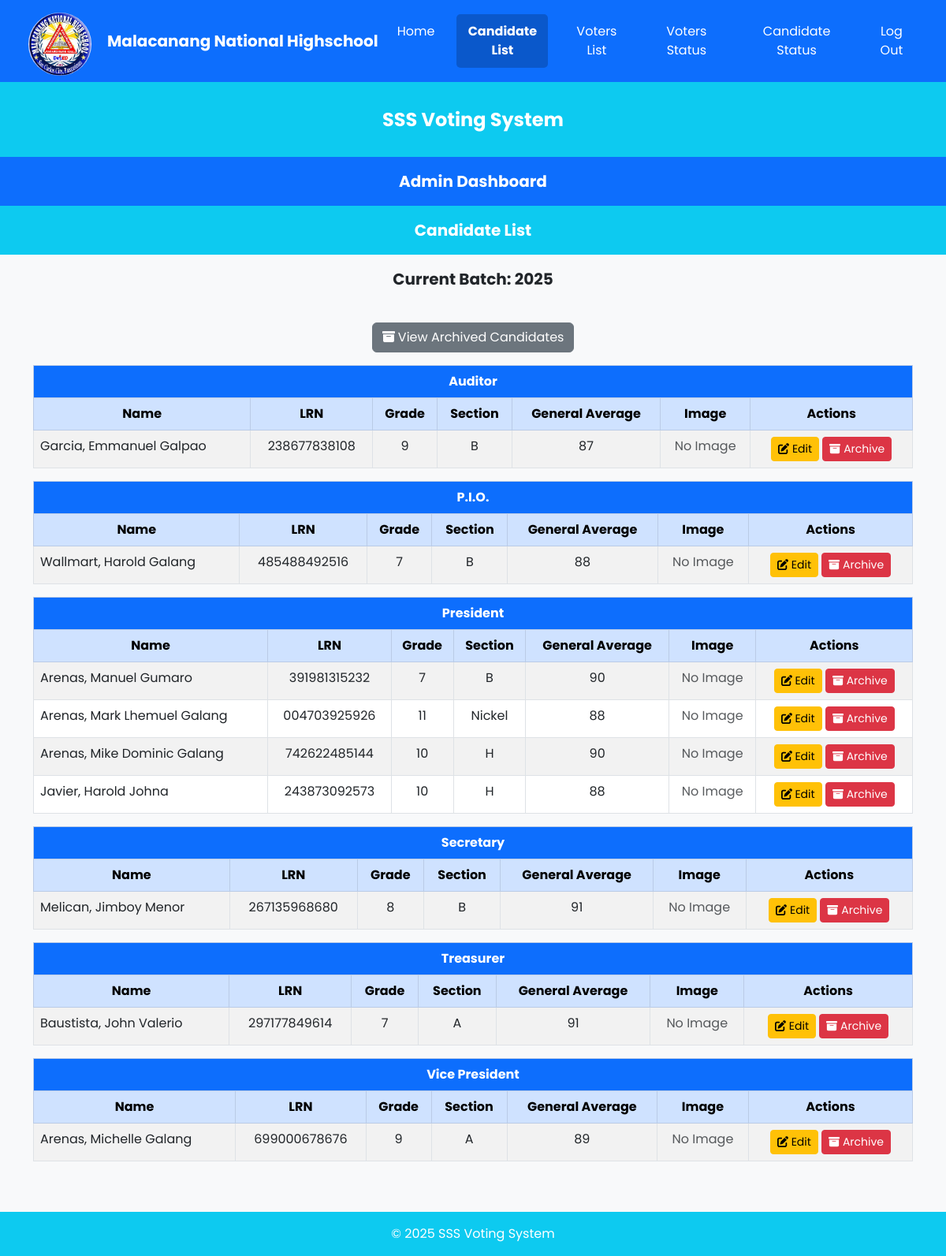
The app's page /school_VS/canprev.php with its own data.
### tables this page shows
CREATE TABLE `current_batch` (
  `current_batchID` int(11) NOT NULL DEFAULT 1,
  `batch_number` int(11) NOT NULL,
  `updated_at` timestamp NOT NULL DEFAULT current_timestamp() ON UPDATE current_timestamp(),
  PRIMARY KEY (`current_batchID`)
);

CREATE TABLE `candidates` (
  `candidateID` int(11) NOT NULL AUTO_INCREMENT,
  `last_name` varchar(255) DEFAULT NULL,
  `first_name` varchar(255) DEFAULT NULL,
  `middle_name` varchar(255) DEFAULT NULL,
  `position` varchar(50) NOT NULL,
  `grade` int(20) NOT NULL,
  `section` varchar(50) NOT NULL,
  `lrn` varchar(12) DEFAULT NULL,
  `image` varchar(255) DEFAULT NULL,
  `status` enum('active','archived') NOT NULL DEFAULT 'active',
  `general_average` float NOT NULL DEFAULT 0,
  `archived` tinyint(1) DEFAULT 0,
  `batch` int(11) DEFAULT 1,
  PRIMARY KEY (`candidateID`),
  UNIQUE KEY `lrn` (`lrn`)
);

### school_VS/canprev.php (the view, shortened to what this page needs)
<?php
$conn = new mysqli("localhost:3306", "root", "", "voting_db");
$current_batch_query = "SELECT batch_number FROM current_batch ORDER BY current_batchID DESC LIMIT 1";
$current_batch_result = $conn->query($current_batch_query);
if ($current_batch_result->num_rows > 0) {
    $current_batch_row = $current_batch_result->fetch_assoc();
    $current_batch = $current_batch_row['batch_number'];
} else {
    $current_batch = 1;
}
?>
<!DOCTYPE html>
<html lang="en">
<head>
    <link rel="stylesheet" href="style.css">
    <link href="https://cdn.jsdelivr.net/npm/bootstrap@5.3.0/dist/css/bootstrap.min.css" rel="stylesheet">
    <link href="https://cdn.jsdelivr.net/npm/bootstrap@5.3.0/dist/css/bootstrap.min.css" rel="stylesheet">
</head>
<body class="bg-light">
<div class="container-fluid px-0">
        <nav class="navbar navbar-expand-lg navbar-dark bg-primary px-3">
            <img src="temp.png" alt="School Logo" class="rounded-circle mt-2" width="80" style="margin-left: 20px; margin-right: 20px;">
            <a class="navbar-brand fw-bold text-white" href="admin_dashboard.php">Malacanang National Highschool</a>
            <div class="collapse navbar-collapse" id="navbarNav">
                    <ul class="navbar-nav ms-auto">
                        <li class="nav-item"><a class="nav-link " href="admin_dashboard.php">Home</a></li>
                        <li class="nav-item"><a class="nav-link active" href="canprev.php">Candidate List</a></li>
                        <li class="nav-item"><a class="nav-link" href="voters.php">Voters List</a></li>
                        <li class="nav-item"><a class="nav-link" href="voted.php">Voters Status</a></li>
                        <li class="nav-item"><a class="nav-link" href="winners.php">Candidate Status</a></li>
                        <li class="nav-item"><a class="nav-link" href="index.php">Log Out</a></li>
                    </ul>
                </div>
        </nav>
        <div class="text-center bg-info text-white py-4">
            <h1 class="fs-4 fw-bold" style="padding-top: 10px;">SSS Voting System</h1>
        </div>
        <div class="text-center py-3 bg-primary text-white fw-bold fs-5">Admin Dashboard</div>
        <div class="text-center py-3 bg-info text-white fw-bold fs-5">Candidate List</div>
        <div class="text-center py-3 bg-light text-dark fw-bold fs-5">
            Current Batch: <?= $current_batch; ?>
        </div>
        <div class="container my-4">
            <div class="d-flex justify-content-end mb-3">
                <button class="btn btn-secondary" data-bs-toggle="modal" data-bs-target="#archivedModal">
                    <i class="fas fa-archive"></i> View Archived Candidates
                </button>
            </div>
            <?php
                $conn = new mysqli("localhost:3306", "root", "", "voting_db");
                $sql = "SELECT * FROM candidates WHERE status = 'active' AND batch = $current_batch ORDER BY position, last_name, first_name";
                $result = $conn->query($sql);
                $candidates_by_position = [];
                while ($row = $result->fetch_assoc()) {
                    $candidates_by_position[$row['position']][] = $row;
                }
            ?>
            <?php foreach ($candidates_by_position as $position => $candidates): ?>
                <table class="table table-striped table-bordered">
                    <thead class="table-primary">
                        <tr>
                            <th colspan="7" class="text-center bg-primary text-white p-2"><?= htmlspecialchars($position); ?></th>
                        </tr>
                        <tr class="text-center">
                            <th>Name</th>
                            <th>LRN</th>
                            <th>Grade</th>
                            <th>Section</th>
                            <th>General Average</th>
                            <th>Image</th>
                            <th>Actions</th>
                        </tr>
                    </thead>
                    <tbody>
                        <?php foreach ($candidates as $row): ?>
                            <tr>
                                <td><?= htmlspecialchars($row['last_name']) . ", " . htmlspecialchars($row['first_name']) . " " . htmlspecialchars($row['middle_name']); ?></td>
                                <td class="text-center"><?= htmlspecialchars($row['lrn']); ?></td>
                                <td class="text-center"><?= htmlspecialchars($row['grade']); ?></td>
                                <td class="text-center"><?= htmlspecialchars($row['section']); ?></td>
                                <td class="text-center"><?= htmlspecialchars($row['general_average']); ?></td>
                                <td class="text-center">
                                    <?php if (!empty($row['image']) && file_exists("uploads/" . $row['image'])): ?>
                                        <img src="uploads/<?= htmlspecialchars($row['image']); ?>" width="80" height="80" class="rounded">
                                    <?php else: ?>
                                        <span class="text-muted">No Image</span>
                                    <?php endif; ?>
                                </td>
                                <td class="text-center">
                                    <button class="btn btn-warning btn-sm edit-btn" data-id="<?= $row['candidateID']; ?>">
                                        <i class="fas fa-edit"></i> Edit
                                    </button>
                                    <form action="archive_candidate.php" method="POST" style="display:inline;">
                                        <button type="submit" class="btn btn-danger btn-sm">
                                            <i class="fas fa-archive"></i> Archive
                                        </button>
                                    </form>
                                </td>
                            </tr>
                        <?php endforeach; ?>
                    </tbody>
                </table>
            <?php endforeach; ?>
        </div>
    </div>
    <footer class="text-center bg-info text-white py-3 mt-4">&copy; 2025 SSS Voting System</footer>
</body>
</html>

### school_VS/style.css (style rules this page uses)
* { box-sizing: border-box; margin: 0; padding: 0; font-family: 'Poppins', sans-serif; }
body { background-color: aqua; display: flex; flex-direction: column; align-items: center; width: 100vw; overflow-x: hidden; margin: 0; padding: 0; }
.container { display: flex; flex-direction: column; width: 100vw; align-items: center; margin: 0; padding: 0; }
.navbar { display: flex; justify-content: flex-end; width: 100vw; background-color: #16719b; }
.navbar ul { display: flex; gap: 20px; padding: 10px 0; list-style: none; margin: 0 20px; }
.navbar li a { color: white; text-align: center; padding: 10px 20px; font-size: 16px; text-decoration: none; transition: 0.3s; }
input, button { padding: 8px; font-size: 16px; border: none; border-radius: 5px; }
button { cursor: pointer; transition: 0.3s; background-color: rgb(72, 150, 205); color: white; }

### school_VS/canprev.php (style rules this page uses)
.navbar-nav .nav-link { color: white !important; transition: background-color 0.3s ease, color 0.3s ease; }
.navbar-nav .nav-link.active { font-weight: bold; color: #fff !important; background-color: rgba(0, 0, 0, 0.2); border-radius: 5px; }
body { font-family: 'Poppins', sans-serif; display: flex; flex-direction: column; min-height: 100vh; }
.container-fluid { flex: 1; }
footer { width: 100%; text-align: center; background-color: #17a2b8; color: white; padding: 10px; position: relative; bottom: 0; margin-top: auto; left: 0; }

### records on screen
current_batch: batch_number "2025"
candidates: last_name "Garcia", first_name "Emmanuel", middle_name "Galpao", lrn "238677838108", grade "9", section "B", general_average "87", image "No Image"
candidates: last_name "Wallmart", first_name "Harold", middle_name "Galang", lrn "485488492516", grade "7", section "B", general_average "88", image "No Image"
candidates: last_name "Arenas", first_name "Manuel", middle_name "Gumaro", lrn "391981315232", grade "7", section "B", general_average "90", image "No Image"
candidates: last_name "Arenas", first_name "Mark Lhemuel", middle_name "Galang", lrn "004703925926", grade "11", section "Nickel", general_average "88", image "No Image"
candidates: last_name "Arenas", first_name "Mike Dominic", middle_name "Galang", lrn "742622485144", grade "10", section "H", general_average "90", image "No Image"
candidates: last_name "Javier", first_name "Harold", middle_name "Johna", lrn "243873092573", grade "10", section "H", general_average "88", image "No Image"
candidates: last_name "Melican", first_name "Jimboy", middle_name "Menor", lrn "267135968680", grade "8", section "B", general_average "91", image "No Image"
candidates: last_name "Baustista", first_name "John", middle_name "Valerio", lrn "297177849614", grade "7", section "A", general_average "91", image "No Image"
candidates: last_name "Arenas", first_name "Michelle", middle_name "Galang", lrn "699000678676", grade "9", section "A", general_average "89", image "No Image"

### other values on screen
$position "Auditor"
$position "P.I.O."
$position "President"
$position "Secretary"
$position "Treasurer"
$position "Vice President"
